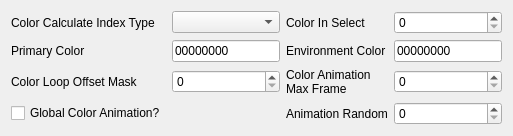
                 <widget class="QWidget" name="tab_19">
                  <attribute name="title">
                   <string>Color</string>
                  </attribute>
                  <layout class="QGridLayout" name="gridLayout_69">
                   <item row="0" column="0">
                    <widget class="QLabel" name="label_282">
                     <property name="text">
                      <string>Color Calculate Index Type</string>
                     </property>
                    </widget>
                   </item>
                   <item row="1" column="3">
                    <widget class="QLineEdit" name="baseEnvironmentColor">
                     <property name="inputMask">
                      <string>HHHHHHHH;0</string>
                     </property>
                     <property name="text">
                      <string/>
                     </property>
                     <property name="maxLength">
                      <number>8</number>
                     </property>
                     <property name="placeholderText">
                      <string/>
                     </property>
                    </widget>
                   </item>
                   <item row="2" column="3">
                    <widget class="QSpinBox" name="baseColorAnimationMaxFrame">
                     <property name="minimum">
                      <number>0</number>
                     </property>
                     <property name="maximum">
                      <number>65535</number>
                     </property>
                    </widget>
                   </item>
                   <item row="2" column="1">
                    <widget class="QSpinBox" name="baseColorLoopOffsetMask">
                     <property name="minimum">
                      <number>0</number>
                     </property>
                     <property name="maximum">
                      <number>255</number>
                     </property>
                    </widget>
                   </item>
                   <item row="0" column="3">
                    <widget class="QSpinBox" name="baseColorInSelect">
                     <property name="minimum">
                      <number>0</number>
                     </property>
                     <property name="maximum">
                      <number>7</number>
                     </property>
                    </widget>
                   </item>
                   <item row="2" column="2">
                    <widget class="QLabel" name="label_286">
                     <property name="text">
                      <string>Color Animation
Max Frame</string>
                     </property>
                    </widget>
                   </item>
                   <item row="1" column="2">
                    <widget class="QLabel" name="label_284">
                     <property name="text">
                      <string>Environment Color</string>
                     </property>
                    </widget>
                   </item>
                   <item row="0" column="1">
                    <widget class="QComboBox" name="baseColorCalculateIndexType"/>
                   </item>
                   <item row="1" column="0">
                    <widget class="QLabel" name="label_283">
                     <property name="text">
                      <string>Primary Color</string>
                     </property>
                    </widget>
                   </item>
                   <item row="0" column="2">
                    <widget class="QLabel" name="label_285">
                     <property name="text">
                      <string>Color In Select</string>
                     </property>
                    </widget>
                   </item>
                   <item row="1" column="1">
                    <widget class="QLineEdit" name="basePrimaryColor">
                     <property name="inputMask">
                      <string>HHHHHHHH;0</string>
                     </property>
                     <property name="text">
                      <string/>
                     </property>
                     <property name="maxLength">
                      <number>8</number>
                     </property>
                     <property name="placeholderText">
                      <string/>
                     </property>
                    </widget>
                   </item>
                   <item row="2" column="0">
                    <widget class="QLabel" name="label_287">
                     <property name="text">
                      <string>Color Loop Offset Mask</string>
                     </property>
                    </widget>
                   </item>
                   <item row="3" column="0">
                    <widget class="QCheckBox" name="baseGlobalColorAnimation">
                     <property name="text">
                      <string>Global Color Animation?</string>
                     </property>
                    </widget>
                   </item>
                   <item row="3" column="2">
                    <widget class="QLabel" name="label_288">
                     <property name="text">
                      <string>Animation Random</string>
                     </property>
                    </widget>
                   </item>
                   <item row="3" column="3">
                    <widget class="QSpinBox" name="baseAnimationRandom">
                     <property name="minimum">
                      <number>0</number>
                     </property>
                     <property name="maximum">
                      <number>255</number>
                     </property>
                    </widget>
                   </item>
                  </layout>
                 </widget>
